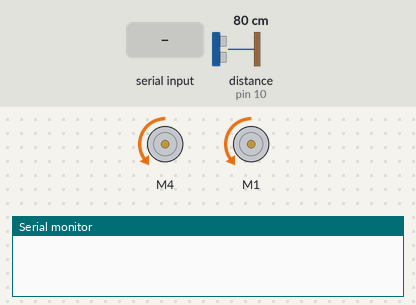
Simulated run of this sketch. Board: Arduino Uno, built with avr-gcc and run on an emulated ATmega328P. On the bench: 2 × DC motor (green arrow = forward, orange = backward, longer = faster), the last lines printed to the serial monitor. Wiring (inferred from the names in the program): ultrasonic range finder: trigger pin 9; echo pin 10. Inputs (shaded band) come from the test bench; at power-on: distance to the obstacle (sensor on pin 10) 80 cm. The echo pulse lasts 58.3 µs per cm; random numbers use the default seed unless the sketch sets one.

Above: at 3.2 s.
3.3 s: distance to the obstacle (sensor on pin 10) set to 45 cm
4.8 s: distance to the obstacle (sensor on pin 10) set to 38 cm
At 7.0 s:
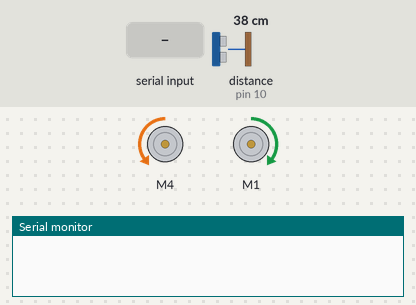
7.8 s: "<5>" received over Serial
At 9.1 s:
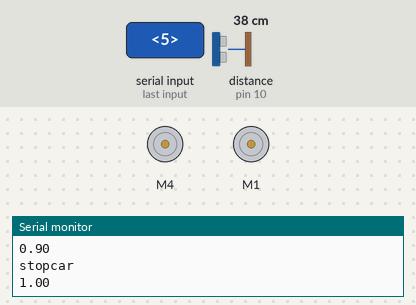
10.2 s: byte 50 ('2') received over Serial
At 10.6 s:
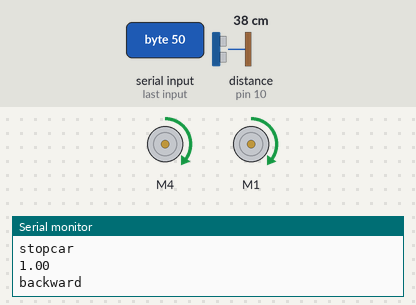
11.7 s: byte 52 ('4') received over Serial
At 12.9 s:
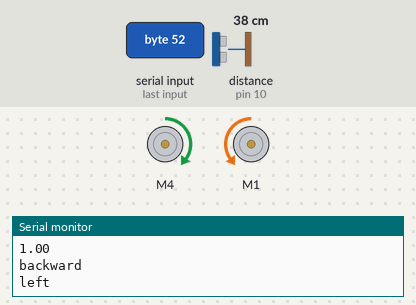
13.2 s: "<1>" received over Serial
At 14.2 s:
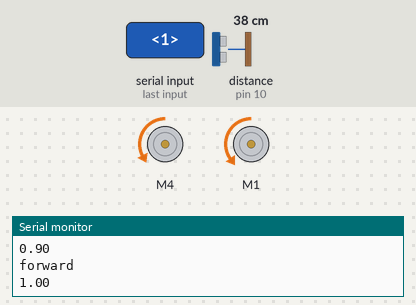
Timing chart, 0 to 15.7 s (numbered marks = the images above; inputs shaded):
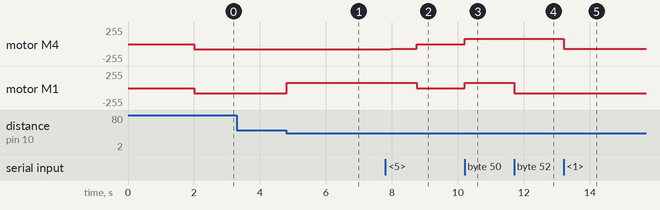

The sketch:

aicar.ino
```cpp
#include <AFMotor.h>

AF_DCMotor Rback_motor(4);
AF_DCMotor Lback_motor(1);
float RLRatio = 1.0;

int maxSpeed = 80;//最大速度
char getstr;//串口数据
int IntervalTime;//测距时间
int trig = 9;//sero1保留端口
int echo = 10;//sero2保留端口
int control=1;//0:人工控制;1:自动控制

void setup() {
  // put your setup code here, to run once:
  Serial.begin(9600);
  Rback_motor.setSpeed(0);
  Rback_motor.run(RELEASE);
  Lback_motor.setSpeed(0);
  Lback_motor.run(RELEASE);
  delay(2000);

  //超声波测距
  pinMode(echo, INPUT);
  pinMode(trig, OUTPUT);
}

void loop() {
  getstr = Serial.read();
  driver();
  if(control==1){
      ultrasonicCar();
  }
}

void forward() {
  Rback_motor.run(BACKWARD);
  Lback_motor.run(BACKWARD);
  Rback_motor.setSpeed(maxSpeed*RLRatio);
  Lback_motor.setSpeed(maxSpeed);
}

void backward() {
  Rback_motor.run(FORWARD);
  Lback_motor.run(FORWARD);
  Rback_motor.setSpeed(maxSpeed*RLRatio);
  Lback_motor.setSpeed(maxSpeed);
}

void stopcar() {
  Rback_motor.setSpeed(0);
  Lback_motor.setSpeed(0);
  Rback_motor.run(RELEASE);
  Lback_motor.run(RELEASE);
}

void left(){
  Rback_motor.run(FORWARD);
  Lback_motor.run(BACKWARD);
  Rback_motor.setSpeed(maxSpeed*RLRatio);
  Lback_motor.setSpeed(maxSpeed);
}


void right(){
  Rback_motor.run(BACKWARD);
  Lback_motor.run(FORWARD);
  Rback_motor.setSpeed(maxSpeed*RLRatio);
  Lback_motor.setSpeed(maxSpeed);
}

void driver() {
  if ((getstr == '<')&&(RLRatio>0.1)) {
    RLRatio -= 0.1;
    Serial.println(RLRatio);
  }
  if (getstr == '>') {
    RLRatio += 0.1;
    Serial.println(RLRatio);
  }
  if (getstr == '5') {
    Serial.println("stopcar");
    stopcar();
    control=0;
  }
  if (getstr == '1') {
    Serial.println("forward");
    forward();
    control=0;
  }
  if (getstr == '2') {
    Serial.println("backward");
    backward();
    control=0;
  }
  if (getstr == '3') {
    Serial.println("right");
    right();
    control=0;
  }
  if (getstr == '4') {
    Serial.println("left");
    left();
    control=0;
  }
  if (getstr=='6'){
    control=1;
    Serial.println("Auto Control On");
  }
  if(getstr=='7'){
    control=0;
    Serial.println("Auto Control Off");
  }
  if(getstr=='8'){
    float s;
    s = getdistance();
    Serial.println(s);
  }
}

float getdistance() {
  digitalWrite(trig, 1);
  delayMicroseconds(15);
  digitalWrite(trig, 0);
  IntervalTime = pulseIn(echo, HIGH);
  return IntervalTime / 58.00;
}

void ultrasonicCar() {
  float s = 0;
  s = getdistance();
  ultrasonicCar(s);
}

void ultrasonicCar(float s) {
  if ((s < 40)&&(s>0)){//40cm以内
    randomright();
  }else{
    forward();
  }
}
void randomright(){
  Rback_motor.run(BACKWARD);
  Lback_motor.run(FORWARD);
  Rback_motor.setSpeed(maxSpeed*RLRatio);
  Lback_motor.setSpeed(maxSpeed);
  long n = random(50,1000);//随机转向 0.05 - 1秒
  delay(n);
  Rback_motor.setSpeed(0);
  Lback_motor.setSpeed(0);
}
```

Measured:
- the behaviour switches between 41 and 40 cm on distance to the obstacle (sensor on pin 10) (found by bisection; images 0 and 1)
- after the input at 3.3 s, every drawn part: stays the same
- after the input at 4.8 s, motor M1: backward 80/255 → forward 80/255 at once
- after the input at 7.8 s, motor M4: backward 80/255 → backward 72/255 after 0.16 s, → stopped 0.79 s later; motor M1: forward 80/255 → stopped after 0.96 s
- after the input at 10.2 s, motor M4, motor M1: stopped → forward 80/255 at once
- after the input at 11.7 s, motor M1: forward 80/255 → backward 80/255 at once
- after the input at 13.2 s, motor M4: forward 80/255 → backward 72/255 at once
